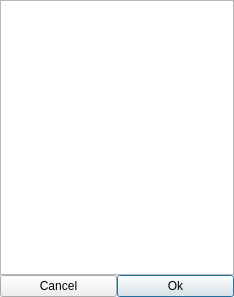
<?xml version="1.0" encoding="UTF-8"?>
<ui version="4.0">
 <class>VstShellSelect</class>
 <widget class="QWidget" name="VstShellSelect">
  <property name="geometry">
   <rect>
    <x>0</x>
    <y>0</y>
    <width>234</width>
    <height>297</height>
   </rect>
  </property>
  <property name="windowTitle">
   <string>VstShell</string>
  </property>
  <property name="locale">
   <locale language="English" country="UnitedStates"/>
  </property>
  <layout class="QGridLayout" name="gridLayout">
   <property name="margin">
    <number>0</number>
   </property>
   <property name="spacing">
    <number>0</number>
   </property>
   <item row="0" column="0" colspan="2">
    <widget class="QListWidget" name="listPlugins">
     <property name="uniformItemSizes">
      <bool>true</bool>
     </property>
    </widget>
   </item>
   <item row="1" column="0">
    <widget class="QPushButton" name="buttonCancel">
     <property name="text">
      <string>Cancel</string>
     </property>
    </widget>
   </item>
   <item row="1" column="1">
    <widget class="QPushButton" name="buttonOk">
     <property name="text">
      <string>Ok</string>
     </property>
     <property name="default">
      <bool>true</bool>
     </property>
    </widget>
   </item>
  </layout>
 </widget>
 <resources/>
 <connections>
  <connection>
   <sender>listPlugins</sender>
   <signal>itemActivated(QListWidgetItem*)</signal>
   <receiver>buttonOk</receiver>
   <slot>click()</slot>
   <hints>
    <hint type="sourcelabel">
     <x>116</x>
     <y>136</y>
    </hint>
    <hint type="destinationlabel">
     <x>175</x>
     <y>285</y>
    </hint>
   </hints>
  </connection>
 </connections>
</ui>
